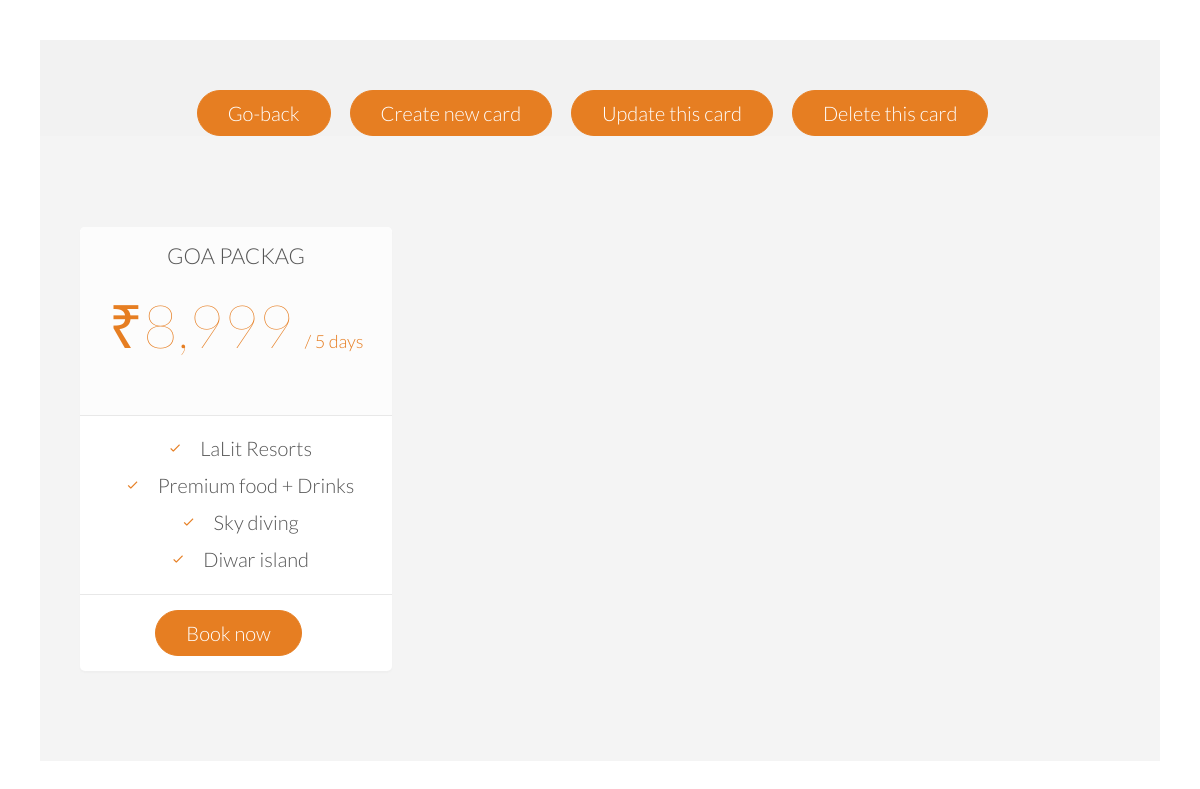
/post/3/ (signed in), run on the app's committed database.
### blog/models.py (models this page shows, shortened)
class Places(models.Model):
    id = models.CharField(primary_key=True,max_length=10)
    name = models.CharField(max_length=100)
    price = models.CharField(max_length=100)
    per = models.CharField(max_length=100)
    adv1 = models.CharField(max_length=100)
    adv2 = models.CharField(max_length=100)
    adv3 = models.CharField(max_length=100)
    adv4 = models.CharField(max_length=100)
    amount = models.IntegerField(default=0)

### blog/views.py (the view)
# urls.py: path('post/<str:pk>/', PostDetailView.as_view(), name='post-detail'),
class PostDetailView(DetailView):
    model = Places

### blog/templates/blog/places_detail.html
{% extends "blog/index.html" %}
{% block auth-index %}
{% load static %}
<div class="allitems" style="width:100%;  padding: 40px; text-align: center; margin-top:2px;margin-bottom:2px;margin:auto;">
<header style="background:rgba(0,0,0,0.05);height:10%;">
  <nav>
    <a href="{% url 'users-auth'%}" class="btn btn-full"  id="book-button" style="margin-top:50px;">Go-back</a>
    <a href="{% url 'post-create'%}" class="btn btn-full"  id="book-button" >Create new card</a>
    <a href="{% url 'post-update' object.id %}" class="btn btn-full"  id="book-button" >Update this card</a>
    <a href="{% url 'post-delete' object.id %}" class="btn btn-full"  id="book-button" >Delete this card</a>
  </nav>
</header>
  <section class="section-plans js--section-plans" id="plans">
          <div class="row">
          <div class="col span-1-of-3">
              <div class="plan-box js--wp-4">
                  <div>
                      <h3>{{ places.name }}</h3>
                      <p class="plan-price">{{ places.price }} <span>{{ places.per }}</span></p>
                      <br>
                      </div>
                  <div>
                      <ul>
                          <li><i class="ion-ios-checkmark-empty icon-small"></i>{{ places.adv1 }}</li>
                          <li><i class="ion-ios-checkmark-empty icon-small"></i>{{ places.adv2 }}</li>
                          <li><i class="ion-ios-checkmark-empty icon-small"></i>{{ places.adv3 }}</li>
                          <li><i class="ion-ios-checkmark-empty icon-small"></i>{{ places.adv4 }}</li>
                      </ul>
                  </div>
                  <div >
                      <a href="{% url 'users-register'%}" class="btn btn-full"  id="book-button" >Book now</a>
                  </div>
              </div>
          </div>
  </section>
  </div>
  {% endblock %}

### blog/static/resources/css/style.css (style rules this page uses)
* { margin: 0; padding: 0; box-sizing: border-box; }
html, body { background-color: #fff; color: #555; font-family: 'Lato', 'Arial', sans-serif; font-weight: 300; font-size: 20px; text-rendering: optimizeLegibility; overflow-x: hidden; }
.row { max-width: 1140px; margin: 0 auto; }
section { padding: 80px 0; }
h1, h2, h3 { font-weight: 300; text-transform: uppercase; }
h3 { font-size: 110%; margin-bottom: 15px; }
.icon-small { display: inline-block; width: 30px; text-align: center; color: #e67e22; font-size: 120%; margin-right: 10px; line-height: 120%; vertical-align: middle; margin-top: -5px; }
a:link, a:visited { color: #e67e22; text-decoration: none; padding-bottom: 1px; border-bottom: 1px solid #e67e22; -webkit-transition: border-bottom 0.2s, color 0.2s; transition: border-bottom 0.2s, color 0.2s; }
.btn:link, .btn:visited, input[type=submit] { display: inline-block; padding: 10px 30px; font-weight: 300; text-decoration: none; border-radius: 200px; -webkit-transition: background-color 0.2s, border 0.2s, color 0.2s; transition: background-color 0.2s, border 0.2s, color 0.2s; }
.btn-full:link, .btn-full:visited, input[type=submit] { background-color: #e67e22; border: 1px solid #e67e22; color: #fff; margin-right: 15px; }
header { background-image: -webkit-linear-gradient(rgba(0, 0, 0, 0.7), rgba(0, 0, 0, 0.7)), url(img/hero.jpg); background-image: linear-gradient(rgba(0, 0, 0, 0.7), rgba(0, 0, 0, 0.7)), url(img/hero.jpg); background-size: cover; background-position: center; height: 100vh; background-attachment: fixed; }
.section-plans { background-color: #f4f4f4; }
.plan-box { background-color: #fff; border-radius: 5px; width: 90%; margin-left: 5%; box-shadow: 0 2px 2px #efefef; }
.plan-box div { padding: 15px; border-bottom: 1px solid #e8e8e8; }
.plan-box div:first-child { background-color: #fcfcfc; border-top-left-radius: 5px; border-top-right-radius: 5px; }
.plan-box div:last-child { text-align: center; border: 0; }
.plan-price { font-size: 300%; margin-bottom: 10px; font-weight: 100; color: #e67e22; }
.plan-price span { font-size: 30%; font-weight: 300; }
.plan-box ul { list-style: none; }
.plan-box ul li { padding: 5px 0; }
.js--wp-4 { -webkit-animation-duration: 1s; animation-duration: 1s; }

### blog/static/resources/css/queries.css (style rules this page uses)
@media only screen and (max-width: 1200px) { .row { padding: 0 2%; } }

### data on the page
Places: name "GOA PACKAG", price "₹8,999", per "/ 5 days", adv1 "LaLit Resorts", adv2 "Premium food + Drinks", adv3 "Sky diving", adv4 "Diwar island"
